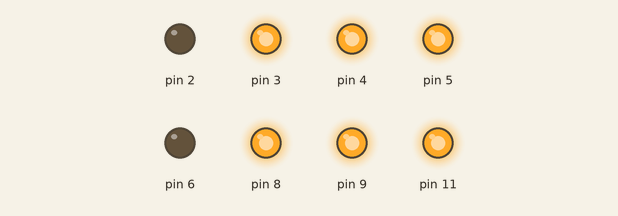
This sketch was run on a simulated Arduino Uno, built with avr-gcc and run on an emulated ATmega328P. Shown: output pins drawn as LEDs (lit = HIGH).

Above: at 0.2 s.
At 1.2 s:
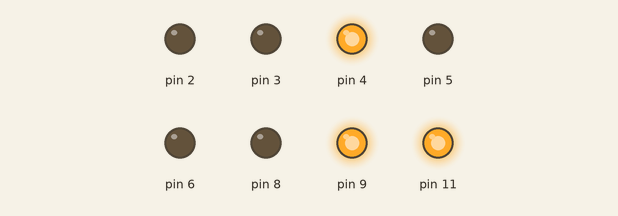
At 1.7 s:
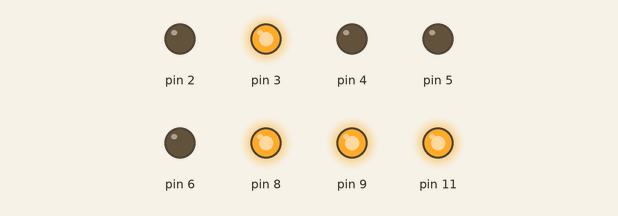
At 2.7 s:
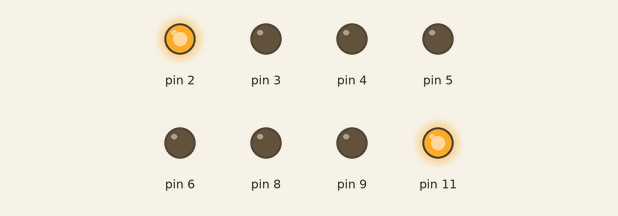
At 4.2 s:
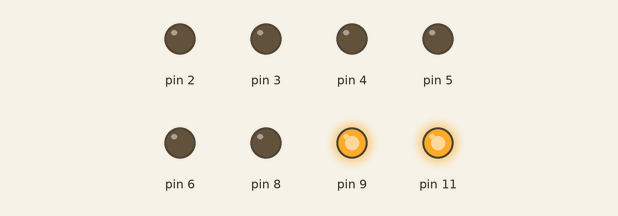
At 5.7 s:
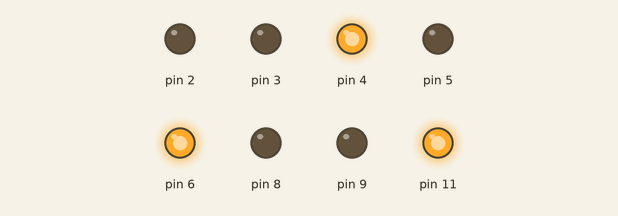
Timing chart, 0 to 6.5 s (numbered marks = the images above):
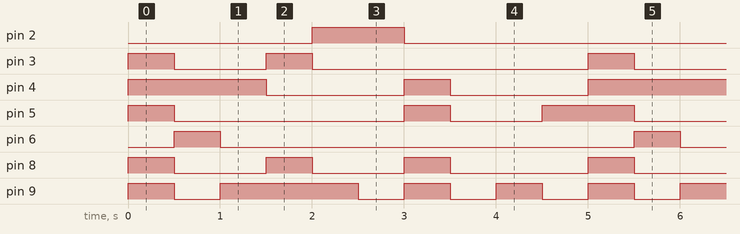

The sketch:

7_segment_w_odliczanie.ino
```cpp
void jeden()
{
  digitalWrite(3, HIGH);
  digitalWrite(4, HIGH);
  digitalWrite(5, HIGH);
  digitalWrite(11, HIGH);
  digitalWrite(8, HIGH);
  digitalWrite(9, HIGH);
  digitalWrite(2, LOW);
  digitalWrite(6, LOW);
}
void dwa()
{
  digitalWrite(2, LOW);
  digitalWrite(3, LOW);
  digitalWrite(4, HIGH);
  digitalWrite(5, LOW);
  digitalWrite(11, HIGH);
  digitalWrite(6, HIGH);
  digitalWrite(8, LOW);
  digitalWrite(9, LOW);
}
void trzy()
{
  digitalWrite(2, LOW);
  digitalWrite(3, LOW);
  digitalWrite(4, HIGH);
  digitalWrite(5, LOW);
  digitalWrite(11, HIGH);
  digitalWrite(6, LOW);
  digitalWrite(8, LOW);
  digitalWrite(9, HIGH);
}
void cztery()
{
  digitalWrite(2, LOW);
  digitalWrite(3, HIGH);
  digitalWrite(4, LOW);
  digitalWrite(5, LOW);
  digitalWrite(11, HIGH);
  digitalWrite(6, LOW);
  digitalWrite(8, HIGH);
  digitalWrite(9, HIGH);
}
void piec()
{
  digitalWrite(2, HIGH);
  digitalWrite(3, LOW);
  digitalWrite(4, LOW);
  digitalWrite(5, LOW);
  digitalWrite(11, HIGH);
  digitalWrite(6, LOW);
  digitalWrite(8, LOW);
  digitalWrite(9, HIGH);
}
void szesc()
{
  digitalWrite(2, HIGH);
  digitalWrite(3, LOW);
  digitalWrite(4, LOW);
  digitalWrite(5, LOW);
  digitalWrite(11, HIGH);
  digitalWrite(6, LOW);
  digitalWrite(8, LOW);
  digitalWrite(9, LOW);
}
void siedem()
{
  digitalWrite(2, LOW);
  digitalWrite(3, LOW);
  digitalWrite(4, HIGH);
  digitalWrite(5, HIGH);
  digitalWrite(11, HIGH);
  digitalWrite(6, LOW);
  digitalWrite(8, HIGH);
  digitalWrite(9, HIGH);
}
void osiem()
{
  digitalWrite(2, LOW);
  digitalWrite(3, LOW);
  digitalWrite(4, LOW);
  digitalWrite(5, LOW);
  digitalWrite(11, HIGH);
  digitalWrite(6, LOW);
  digitalWrite(8, LOW);
  digitalWrite(9, LOW);
}
void dziewiec()
{
  digitalWrite(2, LOW);
  digitalWrite(3, LOW);
  digitalWrite(4, LOW);
  digitalWrite(5, LOW);
  digitalWrite(11, HIGH);
  digitalWrite(6, LOW);
  digitalWrite(8, LOW);
  digitalWrite(9, HIGH);
}
void zero()
{
  digitalWrite(2, LOW);
  digitalWrite(3, LOW);
  digitalWrite(4, LOW);
  digitalWrite(5, HIGH);
  digitalWrite(11, HIGH);
  digitalWrite(6, LOW);
  digitalWrite(8, LOW);
  digitalWrite(9, LOW);
}


void setup() {
  // put your setup code here, to run once:
pinMode(2, OUTPUT);
  digitalWrite(2, LOW);
pinMode(3, OUTPUT);
  digitalWrite(3, LOW);
pinMode(4, OUTPUT);
  digitalWrite(4, LOW);
pinMode(5, OUTPUT);
  digitalWrite(5, LOW);
pinMode(6, OUTPUT);
  digitalWrite(6, LOW);
pinMode(11, OUTPUT);
  digitalWrite(11, HIGH);
pinMode(8, OUTPUT);
  digitalWrite(8, LOW);
pinMode(9, OUTPUT);
  digitalWrite(9, LOW);

}

void loop() {
  // put your main code here, to run repeatedly:
jeden();
delay(500);
dwa();
delay(500);
trzy();
delay(500);
cztery();
delay(500);
piec();
delay(500);
szesc();
delay(500);
siedem();
delay(500);
osiem();
delay(500);
dziewiec();
delay(500);
zero();
delay(500);
}
```

Measured:
- by itself, pin 2: alternates HIGH for 1.0 s and LOW for 4.0 s
- by itself, pin 3: repeats every 5.0 s: LOW 1.0 s, HIGH 0.50 s, LOW 3.0 s, HIGH 0.50 s
- by itself, pin 4: repeats every 5.0 s: LOW 1.5 s, HIGH 0.50 s, LOW 1.5 s, HIGH 1.5 s
- by itself, pin 5: repeats every 5.0 s: LOW 2.5 s, HIGH 0.50 s, LOW 1.0 s, HIGH 1.0 s
- by itself, pin 6: alternates HIGH for 0.50 s and LOW for 4.5 s
- by itself, pin 8: repeats every 5.0 s: 2 × (LOW 1.0 s, HIGH 0.50 s), LOW 1.5 s, HIGH 0.50 s
- by itself, pin 9: repeats every 5.0 s: LOW 0.50 s, HIGH 1.5 s, 3 × (LOW 0.50 s, HIGH 0.50 s)
